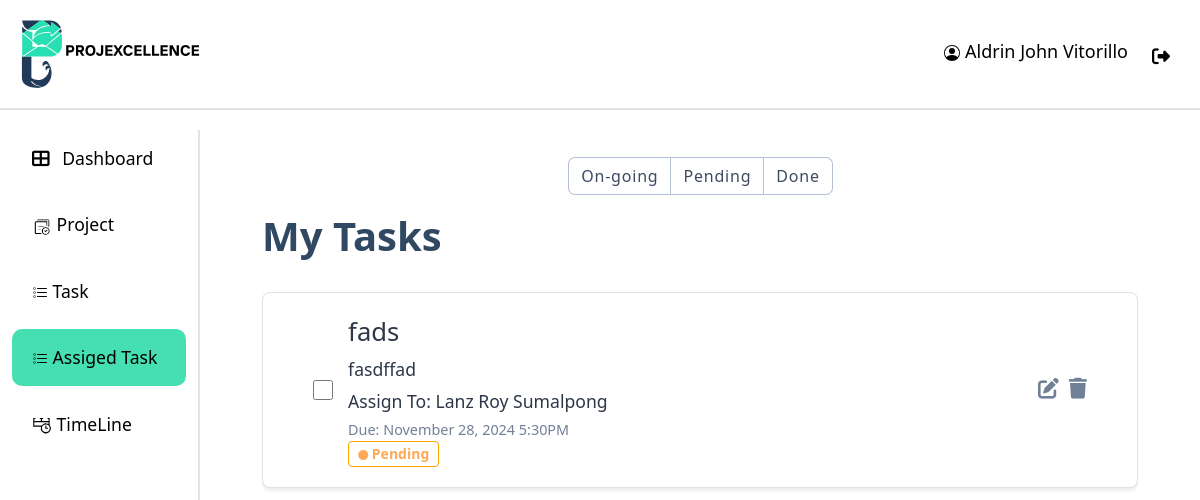
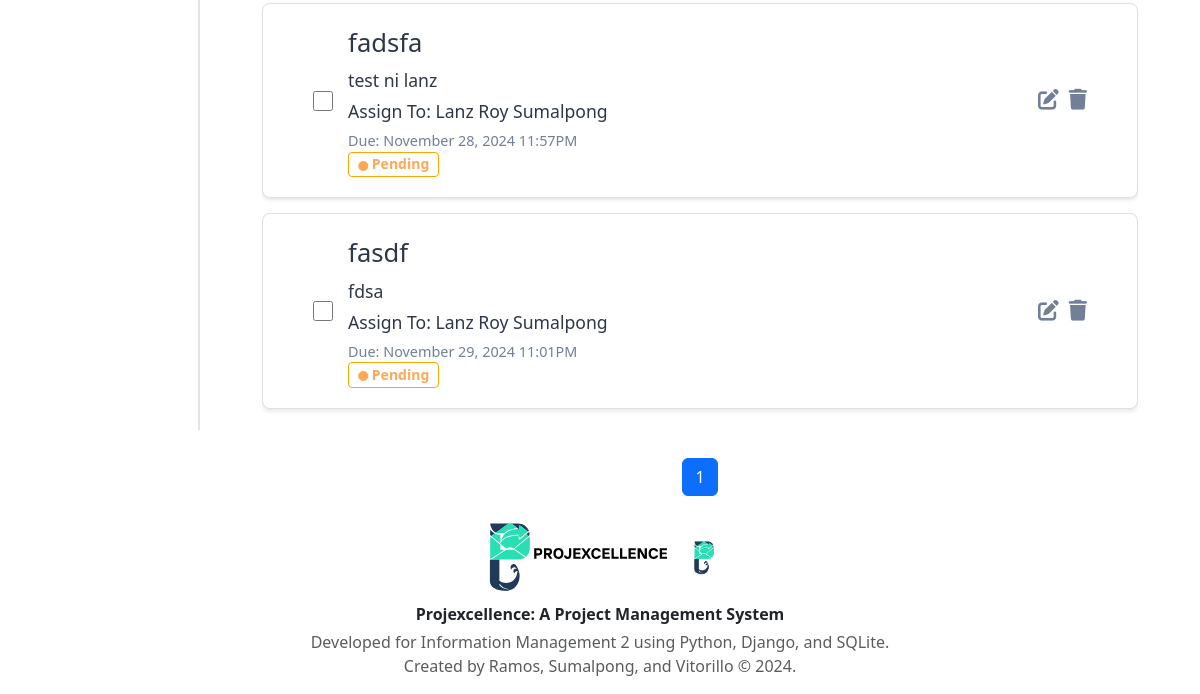
Page /assign_task/Pending/ (signed in) on the earlier database version (2 pictures, top to bottom).
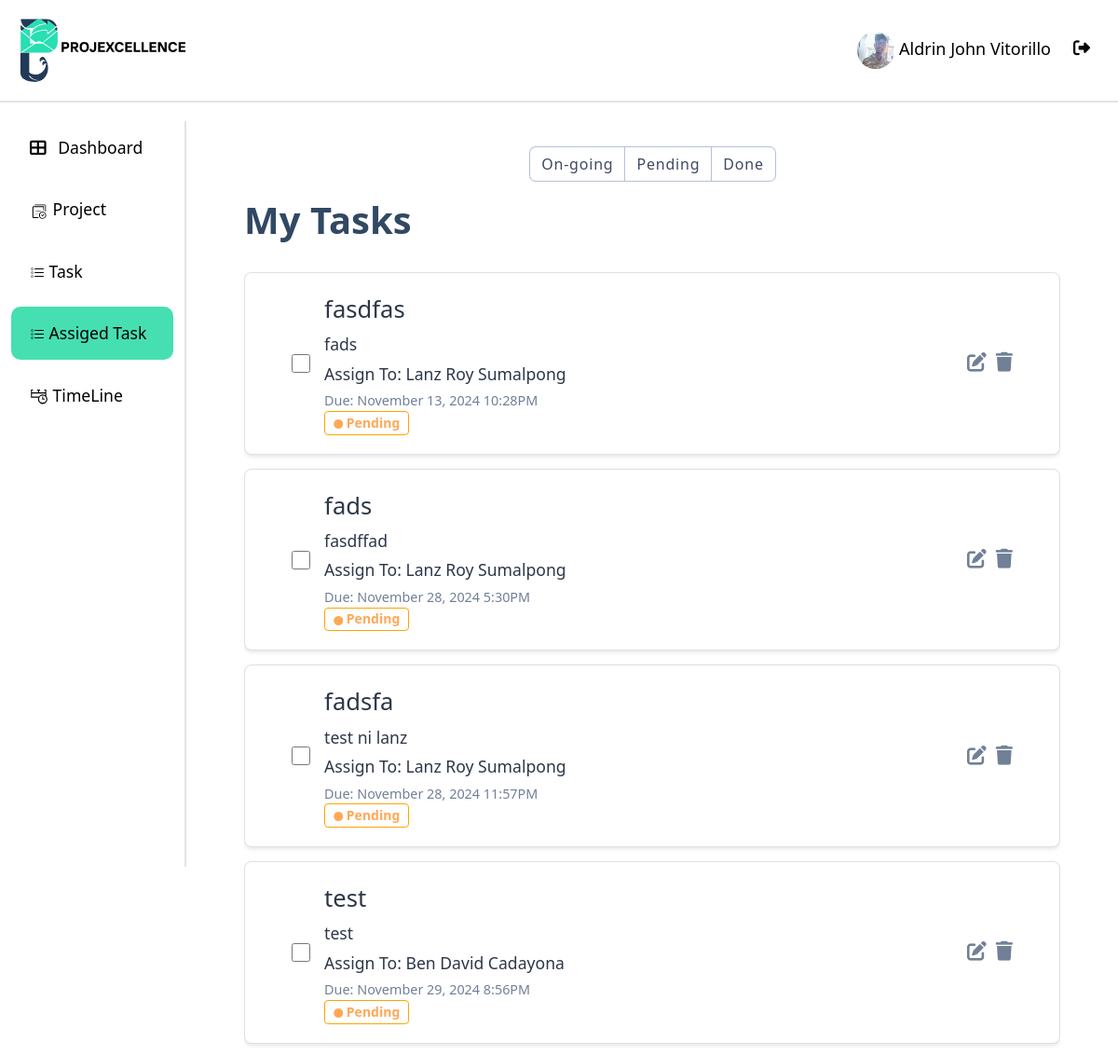
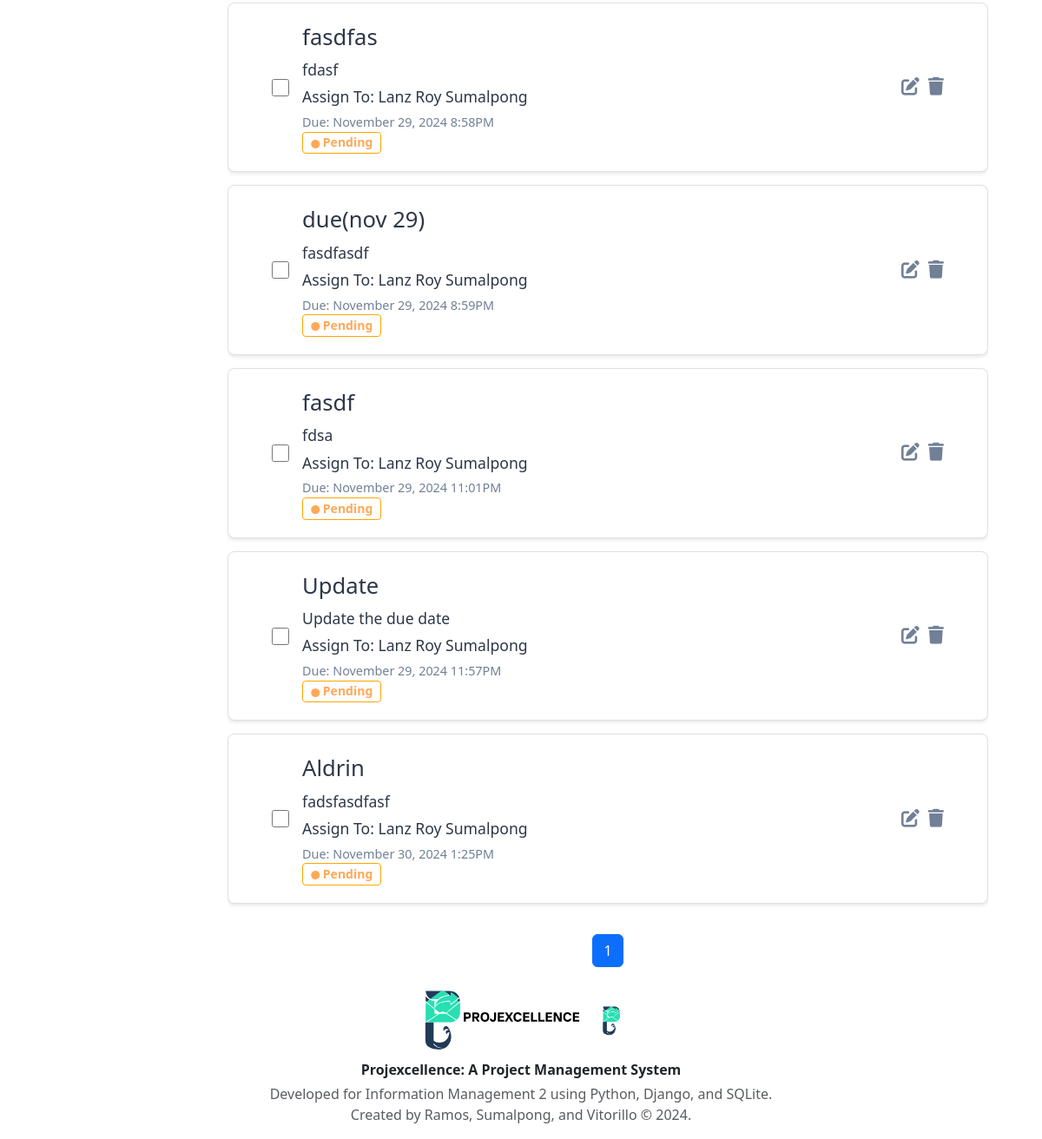
Same page on the later database version (2 pictures, top to bottom).
### api/models.py (models this page shows, shortened)
class User(AbstractUser):
    ROLE_CHOICES = [
        ("ADMIN", "Admin"),
        ("PM", "projectmanger"),
        ("MEMBER", "member"),
    ]
    STATUS_CHOICES = [
        ("APPROVED", "Approved"),
        ("REJECTED", "Rejected"),
        ("PENDING", "Pending"),
    ]
    username = None  # Remove the username field entirely
    email = models.EmailField(_("email address"), unique=True)
    phone_regex = RegexValidator(
        regex=r"^\+?1?\d{9,15}$",
        message="Phone number must be entered in the format: '+999999999'. Up to 15 digits allowed.",
    )
    phone_number = models.CharField(validators=[phone_regex], max_length=17, blank=True)
    role = models.CharField(max_length=10, choices=ROLE_CHOICES, default="EMPLOYEE")
    date_of_hire = models.DateField(blank=True, null=True)
    profile_path = models.ImageField(null=True, blank=True,upload_to='profile/' )
    status = models.CharField(max_length=20, choices=STATUS_CHOICES, default="PENDING")
    groups = models.ManyToManyField(
        "auth.Group",
        verbose_name=_("groups"),
        blank=True,
        related_name="custom_user_set",
        related_query_name="custom_user",
    )
    user_permissions = models.ManyToManyField(
        "auth.Permission",
        verbose_name=_("user permissions"),
        blank=True,
        related_name="custom_user_set",
        related_query_name="custom_user",
    )
    objects = UserManager()
    USERNAME_FIELD = "email"
    REQUIRED_FIELDS = ["first_name", "last_name", "date_of_hire", "password"]
    def __str__(self):
        return f"{self.first_name} {self.last_name}"

class Task(models.Model):
    STATUS_CHOICES = [
        ("On-going", "On-going"),
        ("Pending", "Pending"),
        ("Done", "Done"),
    ]
    project_id = models.ForeignKey(Project, on_delete=models.CASCADE)
    task_name = models.CharField(max_length=50)
    description = models.TextField()
    assigned_to = models.ForeignKey( User, on_delete=models.CASCADE, related_name="assigned_tasks" )
    created_by = models.ForeignKey(User, on_delete=models.CASCADE, related_name="created_tasks")
    status = models.CharField(max_length=10, choices=STATUS_CHOICES, default="Pending")
    due_date = models.DateTimeField(default=timezone.now)
    completed = models.BooleanField(default=False)
    isAccepted = models.BooleanField(default=False)
    date_started = models.DateTimeField(null=True, blank=True, default=None)
    created_at = models.DateTimeField(auto_now_add=True)
    updated_at = models.DateTimeField(auto_now=True)

### api/Views/views.py (the view)
# urls.py: path("assign_task/<str:status>/", views.assign_task, name="assign_task"),
@login_required
def assign_task(request,status):
    tasks = Task.objects.filter(created_by=request.user, status=status).order_by("due_date")
    task_filter = TaskFilter(request.GET, queryset=tasks)
    paginator = Paginator(task_filter.qs, 10)
    page_number = request.GET.get("page")
    page_obj = paginator.get_page(page_number)
    edit_task_forms = {task.id: EditTaskForm(instance=task) for task in tasks}
    context = {
        "page_obj": page_obj,
        "edit_task_forms": edit_task_forms,
        "add_task_form": TaskForm(),
        "filter": task_filter,
    }
    return render(request, "assignTask.html", context)

### api/forms.py (shortened to what this page needs)
class TaskForm(forms.ModelForm):
    class Meta:
        model = Task
        fields = ["task_name", "description"]
        widgets = {
            "task_name": forms.TextInput(attrs={"class": "form-control"}),
            "description": forms.Textarea(attrs={"class": "form-control"}),
        }
        labels = {
            "task_name": "Task Name",
            "description": "Task Description",
        }
    def __init__(self, *args, project=None, **kwargs):
        super().__init__(*args, **kwargs)
        if self.instance and self.instance.pk and self.instance.due_date:
            self.fields["due_date"].initial = (
                localtime(self.instance.due_date).strftime("%Y-%m-%dT%H:%M")
            )

### api/templatetags/custom_filters.py (called while the page is built)
@register.filter
def dict_get(d, key):
    return d.get(key)

### api/templates/assignTask.html (shortened to what this page needs)
{% extends "base.html" %}
{% load crispy_forms_tags %}
{% load custom_filters %}
{% block content %}
    <div class="mydict">
        <div>
            <label for="On-going">
                <span class="filter-bar">On-going</span>
            </label>
            <label for="Pending">
                <span class="filter-bar"></i>Pending</span>
            </label>
            <label for="Done">
                <span class="filter-bar">Done</span>
            </label>
        </div>
    </div>
<div class="page-container">
    <div class="content-wrapper">
        <div class="d-flex justify-content-between align-items-center mb-4">
            <h1>My Tasks</h1>
        </div>
        <div id="tasks-list">
            {% for task in page_obj %}
            <div class="task-item {% if task.completed %}completed{% endif %}">
                <div class="task-content">
                    <input type="checkbox" class="task-checkbox" {% if task.completed %}checked{% endif %}>
                    <div>
                        <div class="task-title">{{ task.task_name }}</div>
                        <div class="task-description">{{ task.description }}</div>
                        <div class="task-description">Assign To: {{ task.assigned_to }}</div>
                        <div class="task-due-date">Due: {{ task.due_date|date:"F j, Y g:iA" }}</div>
                        <span class="badge {{ task.status|lower }}">
                            <i class="bi bi-circle-fill icon-small" style="width: 0.1px;"></i> {{ task.status }}
                        </span>
                    </div>
                    <div class="task-actions">
                        <i class="fas fa-edit" data-bs-toggle="modal" data-bs-target="#editTaskModal{{ task.id }}"></i>
                        <i class="fas fa-trash" data-bs-toggle="modal" data-bs-target="#deleteTaskModal{{ task.id }}"></i>
                    </div>
                </div>
            </div>
            {% empty %}
                <div class="task-item" style="display: flex; justify-content: center;">
                    <h4 class="text-center" >You have no tasks to accomplish.<br/><small>Set up tasks to have a productive day ahead.</small></h4>
                </div>
            {% endfor %}
        </div>
        <nav aria-label="Page navigation" class="mt-auto">
            <ul class="pagination justify-content-center">
                {% for num in page_obj.paginator.page_range %}
                    {% if page_obj.number == num %}
                        <li class="page-item active"><span class="page-link">{{ num }}</span></li>
                    {% elif num > page_obj.number|add:'-3' and num < page_obj.number|add:'3' %}
                        <li class="page-item"><a class="page-link" href="?page={{ num }}">{{ num }}</a></li>
                    {% endif %}
                {% endfor %}
            </ul>
        </nav>
    </div>
</div>
{% endblock content %}

### api/templates/base.html (shortened to what this page needs)
{% load static %}
<!DOCTYPE html>
<html lang="en">
  <head>
    <link
      href="https://cdn.jsdelivr.net/npm/bootstrap@5.3.0/dist/css/bootstrap.min.css"
      rel="stylesheet"
    />
    <link href="https://cdn.jsdelivr.net/npm/bootstrap-icons/font/bootstrap-icons.css" rel="stylesheet">
    <link
      href="https://cdnjs.cloudflare.com/ajax/libs/font-awesome/6.4.0/css/all.min.css"
      rel="stylesheet"
    />
    <link href="https://cdn.jsdelivr.net/npm/bootstrap@5.3.0/dist/css/bootstrap.min.css" rel="stylesheet">
  </head>
  <body>
    <header>
      <div class="header">
          <img src="{% static '/res/slogo.svg' %}" alt="logo" width="200px">
          <div class="profile" >
            <a class="nav-link {% if request.resolver_match.url_name == 'profile' %}active{% endif %}" href="{% url 'profile' %}">
              {% if request.user.profile_path.url != null  %}
                <img src="{{ request.user.profile_path.url }}" width="40px" height="40px" style="border-radius: 50%;" >
              {%endif%}
              {{ request.user.first_name|capfirst }} {{ request.user.last_name|capfirst }}
            </a>
            <a class="nav-link" href="{% url 'logout' %}" onclick="event.preventDefault(); document.getElementById('logout-form').submit();" style="margin-top: 5px;">
              <i class="fas fa-sign-out-alt me-2"></i>
            </a>
          </div>
      </div>
    </header>
    <div class="container-fluid">
      <div class="row">
        <nav
          id="sidebarMenu"
          class="col-md-3 col-lg-2 d-md-block sidebar collapse"
        >
          <ul class="nav flex-column">
            <li class="nav-item">
              <a class="nav-link {% if request.resolver_match.url_name == 'dashboard' %}active{% endif %}" href="{% url 'dashboard' %}">
                <i class="fas fa-th-large me-2"></i> Dashboard
              </a>
            </li>
            <li class="nav-item">
              <a class="nav-link {% if request.resolver_match.url_name == 'project' %}active{% endif %}" href="{% url 'project' %}">
                <img src="{% static '/res/projectIcon.svg' %}" alt="logo" width="20px">  Project
              </a>
            </li>
            <li class="nav-item">
              <a class="nav-link {% if request.resolver_match.url_name == 'task' %}active{% endif %}" href="{% url 'task' 'Pending' %}">
                 Task
              </a>
            </li>
            <li class="nav-item">
              <a class="nav-link {% if request.resolver_match.url_name == 'assign_task' %}active{% endif %}" href="{% url 'assign_task' 'Pending' %}">
                 Assiged Task
              </a>
            </li>
            <li class="nav-item">
              <a class="nav-link {% if request.resolver_match.url_name == 'timeline' %}active{% endif %}" href="{% url 'timeline' %}">
                <img src="{% static '/res/timelineIcon.svg' %}" alt="logo" width="20px">  TimeLine
              </a>
            </li>
          </ul>
        </nav>
        <main class="col-md-9 ms-sm-auto col-lg-10 px-md-4 main-content">
          {% block content %}{% endblock content %}
        </main>
      </div>
    </div>
  </body>
  <footer class="footer">
    <div class="container text-center content-container">
      <img src="{% static '/res/slogo.svg' %}" alt="logo" width="200px">
      <img src="{% static '/res/logoPlaceHolder.png' %}" alt="logo" width="40px">
      <p class="mb-1 fw-bold">Projexcellence: A Project Management System</p>
      <p class="text-muted">
        Developed for Information Management 2 using Python, Django, and SQLite.<br>
        Created by Ramos, Sumalpong, and Vitorillo &copy; {% now "Y" %}.
      </p>
    </div>
  </footer>
</html>

### api/templates/base.html (style rules this page uses)
.header { overflow: hidden; background-color: #ffffff; padding: 20px 10px; position: fixed; top: 0; width: 100%; z-index: 1000; margin-bottom: 10px; border-bottom: 2px solid #e3e3e3; height: 110px; display: flex; justify-content: space-between; align-items: center; }
.header a { float: left; color: black; text-align: center; padding: 12px; text-decoration: none; font-size: 18px; line-height: 25px; border-radius: 4px; }
body { margin-top: 130px; background-color: #ffffff; }
.sidebar { background-color: #ffffff; color: black; height: 100vh; overflow-y: auto; position: fixed; top: 100; left: 0; z-index: 1000; border-right: 2px solid #e3e3e3; }
.sidebar .nav-link { color: black; padding: 15px 20px; font-size: 1.1rem; margin-bottom: 10px; }
.sidebar .nav-link.active { background-color: #46DFB1; border-radius: 10px; color: black; }
.main-content { margin-left: 0; padding-top: 20px; }

### api/templates/assignTask.html (style rules this page uses)
.page-container { display: flex; flex-direction: column; min-height: 100vh; margin-left: 4%; margin-right: 4%; user-select: none; }
.content-wrapper { flex: 1; display: flex; flex-direction: column; }
#tasks-list { flex: 1; overflow-y: auto; margin-bottom: 20px; }
.task-content { display:flex; align-items: center; }
.task-item { background-color: #ffffff; border: 1px solid #e0e0e0; border-radius: 8px; padding: 20px; padding-left: 50px; padding-right: 50px; margin-bottom: 15px; cursor: pointer; transition: all 0.3s ease; box-shadow: 0 2px 4px rgba(0,0,0,0.1); }
.task-checkbox { margin-right: 15px; width: 20px; height: 20px; }
.task-description { font-size: 1.1rem; color: #2d3748; margin-bottom: 5px; }
.task-title { font-size: 1.6rem; color: #2d3748; margin-bottom: 5px; }
.task-due-date { font-size: 0.9rem; color: #718096; }
.task-actions { margin-left: auto; display: flex; gap: 10px; align-items: center; }
.task-actions i { cursor: pointer; margin: 0; color: #718096; transition: color 0.2s ease; font-size: 1.3em; }
.badge.pending { display: inline-block; padding: 0.35em 0.65em; font-size: 0.875rem; font-weight: 600; color: #ff8f27c7; border: 1px solid orange; border-radius: 0.25rem; }
.badge { padding: 5px 10px; border-radius: 4px; color: #fff; font-weight: bold; }
.mydict div { display: flex; flex-wrap: wrap; margin-top: 0.5rem; margin-bottom: 18px; justify-content: center; user-select: none; }
label span { display: block; cursor: pointer; background-color: #fff; padding: 0.375em .75em; position: relative; margin-left: .0625em; box-shadow: 0 0 0 0.0625em #b5bfd9; letter-spacing: .05em; color: #3e4963; text-align: center; transition: background-color .5s ease; }
label:first-child span { border-radius: .375em 0 0 .375em; }
label:last-child span { border-radius: 0 .375em .375em 0; }
.icon-small { font-size: 10px; }
h1 { font-weight: 700; color: #314863; }

Differences in the rows shown:
changed User "Aldrin John": user.profile_path: picture added
added Task: task_name "fasdfas", description "fads", assigned_to "Lanz Roy Sumalpong", due_date "November 13, 2024 10:28PM", status "Pending"
added Task: task_name "test", description "test", assigned_to "Ben David Cadayona", due_date "November 29, 2024 8:56PM", status "Pending"
added Task: task_name "fasdfas", description "fdasf", assigned_to "Lanz Roy Sumalpong", due_date "November 29, 2024 8:58PM", status "Pending"
added Task: task_name "due(nov 29)", description "fasdfasdf", assigned_to "Lanz Roy Sumalpong", due_date "November 29, 2024 8:59PM", status "Pending"
added Task: task_name "Update", description "Update the due date", assigned_to "Lanz Roy Sumalpong", due_date "November 29, 2024 11:57PM", status "Pending"
added Task: task_name "Aldrin", description "fadsfasdfasf", assigned_to "Lanz Roy Sumalpong", due_date "November 30, 2024 1:25PM", status "Pending"
